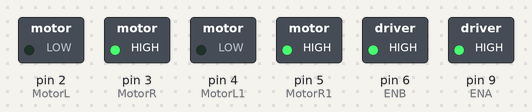
The sketch below on a simulated Arduino Uno, built with avr-gcc and run on an emulated ATmega328P. Parts: switched loads named in the sketch (green lamp = pin HIGH).

Above: at 2.5 s.
At 8.0 s:
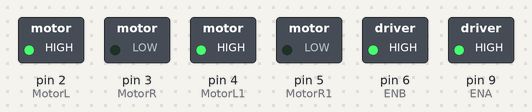
At 10.0 s:
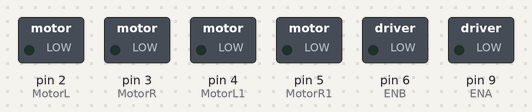
Timing chart, 0 to 14.3 s (numbered marks = the images above):
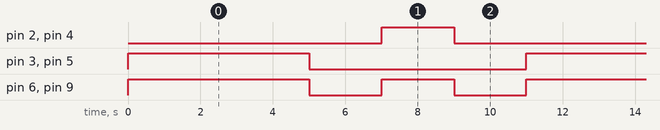

The sketch:

LAB63.ino
```cpp
//LAB 6.3
//https://app.cirkitdesigner.com/project/7cebce5a-dfee-41e0-9417-53eb644ac24f

#define MotorL 2
#define MotorR 3

#define MotorL1 4
#define MotorR1 5

#define ENB 6
#define ENA 9

void setup() {
  pinMode(MotorL, OUTPUT);
  pinMode(MotorR, OUTPUT);
  pinMode(MotorL1, OUTPUT);
  pinMode(MotorR1, OUTPUT);

  pinMode(ENB, OUTPUT);
  pinMode(ENA, OUTPUT);

}

void loop() {
  analogWrite(ENB, 255);   // หมุนไปข้างหน้า
  analogWrite(ENA, 255);
  digitalWrite(MotorL, LOW);
  digitalWrite(MotorR, HIGH);
  digitalWrite(MotorL1, LOW);
  digitalWrite(MotorR1, HIGH);
  delay(5000);

  analogWrite(ENB, 0);   // หยุดนิ่ง
  analogWrite(ENA, 0);
  digitalWrite(MotorL, LOW);
  digitalWrite(MotorR, LOW);
  digitalWrite(MotorL1, LOW);
  digitalWrite(MotorR1, LOW);
  delay(2000);

  analogWrite(ENB, 255);   // หมุนกลับหลัง
  analogWrite(ENA, 255);
  digitalWrite(MotorL, HIGH);
  digitalWrite(MotorR, LOW);
  digitalWrite(MotorL1, HIGH);
  digitalWrite(MotorR1, LOW);
  delay(2000);

  analogWrite(ENB, 0);   // หยุดนิ่ง
  analogWrite(ENA, 0);
  digitalWrite(MotorL, LOW);
  digitalWrite(MotorR, LOW);
  digitalWrite(MotorL1, LOW);
  digitalWrite(MotorR1, LOW);
  delay(2000);

}
```

LAB61.ino
```cpp
// LAB 6.1
//https://app.cirkitdesigner.com/project/5d13baca-244f-49c3-9aaf-5a5f2f976ddc
```

Measured:
- by itself, pin 2 (MotorL), pin 4 (MotorL1): alternates HIGH for 2.0 s and LOW for 9.0 s
- by itself, pin 3 (MotorR), pin 5 (MotorR1): alternates HIGH for 5.0 s and LOW for 6.0 s
- by itself, pin 6 (ENB), pin 9 (ENA): repeats every 11.0 s: LOW 2.0 s, HIGH 2.0 s, LOW 2.0 s, HIGH 5.0 s
